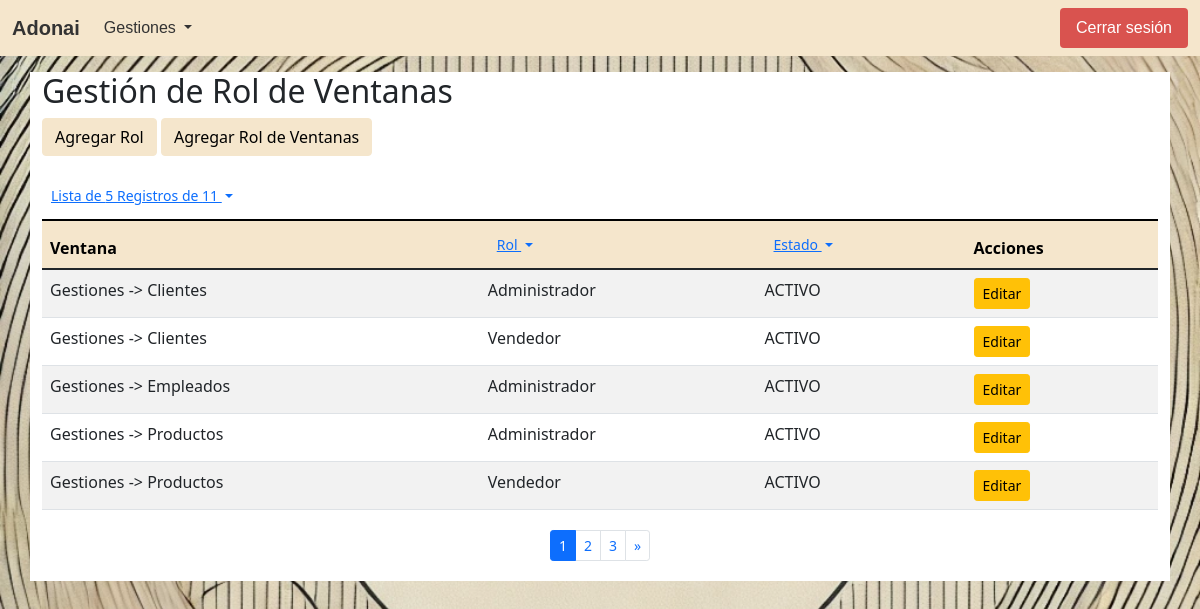
Screenshot of /gestion_RolVentanas.php (signed in) with the database file from the repository.
### tables this page shows
CREATE TABLE IF NOT EXISTS `rol_ventanas` (
  `id_ventana` varchar(150) NOT NULL,
  `id_rol` int(11) NOT NULL,
  `estado` enum('ACTIVO','INACTIVO') DEFAULT 'ACTIVO',
  `fch_estado` datetime DEFAULT NULL,
  `creado_en` datetime DEFAULT NULL,
  `actualizado_en` datetime DEFAULT NULL,
  PRIMARY KEY (`id_ventana`,`id_rol`),
  KEY `rol_ventana_fk_idx` (`id_rol`)
);

CREATE TABLE IF NOT EXISTS `ventanas` (
  `id_ventana` varchar(250) NOT NULL,
  `descripcion` varchar(500) NOT NULL,
  `grupo` varchar(45) NOT NULL DEFAULT 'Gestiones',
  `estado` enum('ACTIVO','INACTIVO') DEFAULT 'ACTIVO',
  `fch_estado` datetime DEFAULT NULL,
  `creado_en` datetime DEFAULT NULL,
  `actualizado_en` datetime DEFAULT NULL,
  PRIMARY KEY (`id_ventana`),
  KEY `grupo_ventana_idx` (`grupo`)
);

CREATE TABLE IF NOT EXISTS `roles` (
  `id_rol` int(11) NOT NULL,
  `nombre` varchar(100) NOT NULL,
  `descripcion` text,
  `estado` enum('ACTIVO','INACTIVO') DEFAULT 'ACTIVO',
  `fch_estado` datetime DEFAULT NULL,
  `creado_en` datetime DEFAULT NULL,
  `actualizado_en` datetime DEFAULT NULL,
  PRIMARY KEY (`id_rol`)
);

### procesos/Ventanas.php (called while the page is built, shortened)
<?php
class Ventanas
{
    private $dbConnect = null;
    public function __construct()
    {
        $Conexion = new Conexion();
        $this->dbConnect = $Conexion->conectar();
    }
    public function getGruposVentanasPorRol($id_rol)
    {
        $conn = $this->dbConnect;
        $sql = "SELECT distinct vent.grupo FROM ventanas vent, rol_ventanas rove where rove.id_ventana=vent.id_ventana and vent.estado='ACTIVO' and rove.estado='ACTIVO' and rove.id_rol = ?";
        $stmt = $conn->prepare($sql);
        $stmt->bind_param("i", $id_rol);
        $result = $stmt->execute();
        $result = $stmt->get_result();
        return $result;
    }
    public function getVentana($id_ventana)
    {
        $conn = $this->dbConnect;
        $sql = "SELECT * FROM ventanas where id_ventana = ?";
        $stmt = $conn->prepare($sql);
        $stmt->bind_param("s", $id_ventana);
        $result = $stmt->execute();
        $result = $stmt->get_result();
        return $result;
    }
}

### procesos/RolVentanas.php (called while the page is built, shortened)
<?php
class RolVentanas
{
    private $dbConnect = null;
    public function __construct()
    {
        $Conexion = new Conexion();
        $this->dbConnect = $Conexion->conectar();
    }
    public function getTotalItemsRol_ventanas($estado = 'TODO', $id_ventana = 'TODO', $id_rol = -1)
    {
        $total_registros  = 1;
        $conn = $this->dbConnect;
        $sql = "SELECT COUNT(*) total_registros FROM rol_ventanas where 1 = 1";
        $stmt = $conn->prepare($sql);
        $result = $stmt->execute();
        $result = $stmt->get_result();
        if ($result->num_rows > 0) {
            $row = $result->fetch_assoc();
            $total_registros = $row['total_registros'];
        }
        return $total_registros;
    }
    public function getRolVentanas($estado = 'TODO', $page = 1, $num_results_on_page = 5, $id_rol = -1, $id_ventana = 'TODO')
    {
        $calc_page = ($page - 1) * $num_results_on_page;
        $conn = $this->dbConnect;
        $sql = "SELECT * FROM rol_ventanas where 1 = 1";
        $sql = "$sql ORDER BY id_ventana, id_rol LIMIT ?,?";
        $stmt = $conn->prepare($sql);
        $result = $stmt->bind_param("ii", $calc_page, $num_results_on_page);
        $result = $stmt->execute();
        $result = $stmt->get_result();
        return $result;
    }
}

### procesos/Roles.php (called while the page is built, shortened)
<?php
class Roles
{
    private $dbConnect = null;
    public function __construct()
    {
        $Conexion = new Conexion();
        $this->dbConnect = $Conexion->conectar();
    }
    public function getTotalItemsRoles($estado = 'TODO')
    {
        $total_registros  = 1;
        $conn = $this->dbConnect;
        $sql = "SELECT COUNT(*) total_registros FROM roles";
        if ($estado == 'TODO') {
            $sql = "$sql where estado in ('ACTIVO', 'INACTIVO', ?)";
        } else {
            $sql = "$sql where estado = ?";
        }
        $stmt = $conn->prepare($sql);
        $result = $stmt->bind_param("s", $estado);
        $result = $stmt->execute();
        $result = $stmt->get_result();
        if ($result->num_rows > 0) {
            $row = $result->fetch_assoc();
            $total_registros = $row['total_registros'];
        }
        return $total_registros;
    }
    public function getRoles($estado = 'TODO', $page = 1, $num_results_on_page = 5)
    {
        $calc_page = ($page - 1) * $num_results_on_page;
        $conn = $this->dbConnect;
        $sql = "SELECT * FROM roles";
        if ($estado == 'TODO') {
            $sql = "$sql where estado in ('ACTIVO', 'INACTIVO', ?) ORDER BY id_rol LIMIT ?,?";
        } else {
            $sql = "$sql where estado = ? ORDER BY id_rol LIMIT ?,?";
        }
        $stmt = $conn->prepare($sql);
        $result = $stmt->bind_param("sii", $estado, $calc_page, $num_results_on_page);
        $result = $stmt->execute();
        $result = $stmt->get_result();
        return $result;
    }
    public function getRol($id_rol)
    {
        $conn = $this->dbConnect;
        $sql = "SELECT * FROM roles where id_rol = ?";
        $stmt = $conn->prepare($sql);
        $stmt->bind_param("i", $id_rol);
        $result = $stmt->execute();
        $result = $stmt->get_result();
        return $result;
    }
}

### gestion_RolVentanas.php (the view, shortened to what this page needs)
<?php
include_once 'procesos/RolVentanas.php';
$rolventanas = new RolVentanas();
include_once("procesos/Roles.php");
$Roles = new Roles();
include_once("procesos/Ventanas.php");
if ($_SERVER['REQUEST_METHOD'] == 'GET') {
    $num_results_on_page = isset($_GET['nrop']) && is_numeric($_GET['nrop']) ? $_GET['nrop'] : 5;
    $page = isset($_GET['pn']) && is_numeric($_GET['pn']) ? $_GET['pn'] : 1;
    $estado = isset($_GET['e']) && is_string($_GET['e']) ? $_GET['e'] : 'TODO';
    $irol = isset($_GET['irol']) && is_string($_GET['irol']) ? $_GET['irol'] : "-1";
    $id_ventana = isset($_GET['id_ventana']) && is_string($_GET['id_ventana']) ? $_GET['id_ventana'] : 'TODO';
    $result = $rolventanas->getRolVentanas($estado, $page, $num_results_on_page, $irol, $id_ventana);
    $total_pages = $rolventanas->getTotalItemsRol_ventanas($estado, $id_ventana, $irol);
} else if ($_SERVER['REQUEST_METHOD'] == 'POST') {
    if (isset($_POST["_method"]) && $_POST["_method"] == "UPD") {
        $resultado = $rolventanas->updateRolVentana($_POST);
        header("Location: gestion_RolVentanas.php");
    } else
    if (isset($_POST["_method"]) && $_POST["_method"] == "ADD") {
        $resultado = $rolventanas->insertRolVentana($_POST);
        header("Location: gestion_RolVentanas.php");
    } else
    if (isset($_POST["_method"]) && $_POST["_method"] == "ADD_ROL") {
        $resultado = $Roles->insertRol($_POST);
        header("Location: gestion_RolVentanas.php");
    }
};
?>
<!DOCTYPE html>
<html lang="es">
<head>
    <link href="https://cdn.jsdelivr.net/npm/bootstrap@5.1.3/dist/css/bootstrap.min.css" rel="stylesheet">
</head>
<body class="container-index">
    <?php
    include_once("navbar.php")
    ?>
    <div class="container bg-white mt-3">
        <h2>Gestión de Rol de Ventanas</h2>
        <a href="#" class="btn btn-principal mb-3" data-bs-toggle="modal" data-bs-target="#addRolModal">Agregar Rol</a>
        <a href="#" class="btn btn-principal mb-3" data-bs-toggle="modal" data-bs-target="#addRolVentanaModal">Agregar Rol de Ventanas</a>
        <table class="table table-striped table-responsive caption-top">
            <caption>
                <div class="btn-group">
                    <button class="btn btn-link btn-sm dropdown-toggle" type="button" id="EstadoDropdown" data-bs-toggle="dropdown" data-bs-auto-close="true" aria-expanded="false">
                        Lista de <?php echo $num_results_on_page ?> Registros de <?php echo $total_pages ?>
                    </button>
                </div>
            </caption>
            <thead class="table-principal">
                <tr>
                    <th>Ventana</th>
                    <th>
                        <div class="btn-group">
                            <button class="btn btn-link btn-sm dropdown-toggle" type="button" id="RolDropdown" data-bs-toggle="dropdown" data-bs-auto-close="true" aria-expanded="false">
                                Rol
                            </button>
                                <?php
                                $roles_total_pages = $Roles->getTotalItemsRoles('ACTIVO');
                                $roles_result = $Roles->getRoles('ACTIVO', 1, $roles_total_pages);
                                ?>
                        </div>
                    </th>
                    <th>
                        <div class="btn-group">
                            <button class="btn btn-link btn-sm dropdown-toggle" type="button" id="EstadoDropdown" data-bs-toggle="dropdown" data-bs-auto-close="true" aria-expanded="false">
                                Estado
                            </button>
                        </div>
                    </th>
                    <th>Acciones</th>
                </tr>
            </thead>
            <tbody>
                <?php while ($rolventana = $result->fetch_assoc()): ?>
                    <tr>
                        <td>
                            <?php
                            $ventanas = $Ventanas->getVentana($rolventana['id_ventana']);
                            if ($ventanas->num_rows > 0) {
                                $row_v = $ventanas->fetch_assoc();
                                $descripcion = $row_v['descripcion'];
                                $grupo = $row_v['grupo'];
                                $rolventana['descripcion'] = $descripcion;
                                $rolventana['grupo'] = $grupo;
                                echo "$grupo -> $descripcion";
                            }
                            ?>
                        </td>
                        <td>
                            <?php
                            $roles = $Roles->getRol($rolventana['id_rol']);
                            if ($roles->num_rows > 0) {
                                $rol = $roles->fetch_assoc();
                                echo $rol['nombre'];
                            }
                            ?>
                        </td>
                        <td><?php echo $rolventana['estado']; ?></td>
                        <td>
                            <a href="#" class="btn btn-warning btn-sm" data-bs-toggle="modal" data-bs-target="#updRolVentanaModal" onclick="loadData(<?php echo htmlspecialchars(json_encode($rolventana)); ?>)">Editar</a>
                        </td>
                    </tr>
                <?php endwhile; ?>
            </tbody>
        </table>
        <?php if (ceil($total_pages / $num_results_on_page) > 0): ?>
            <nav aria-label="Navegación de la página" class="py-1">
                <ul class="pagination pagination-sm justify-content-center">
                    <li class="page-item active">
                        <span class="page-link"><?php echo $page ?></span>
                    </li>
                    <?php if ($page + 1 < ceil($total_pages / $num_results_on_page) + 1): ?>
                        <li class="page-item">
                            <a class="page-link" href="gestion_rolventanas.php?<?php if ($estado != "TODO"): echo "e=$estado&";
                                                                                endif; ?>pn=<?php echo $page + 1 ?>&nrop=<?php echo $num_results_on_page ?>&irol=<?php echo $irol; ?>"><?php echo $page + 1 ?></a>
                        </li>
                    <?php endif; ?>
                    <?php if ($page + 2 < ceil($total_pages / $num_results_on_page) + 1): ?>
                        <li class="page-item">
                            <a class="page-link" href="gestion_rolventanas.php?<?php if ($estado != "TODO"): echo "e=$estado&";
                                                                                endif; ?>pn=<?php echo $page + 2 ?>&nrop=<?php echo $num_results_on_page ?>&irol=<?php echo $irol; ?>"><?php echo $page + 2 ?></a>
                        </li>
                    <?php endif; ?>
                    <?php if ($page < ceil($total_pages / $num_results_on_page)): ?>
                        <li class="page-item">
                            <a class="page-link" href="gestion_rolventanas.php?<?php if ($estado != "TODO"): echo "e=$estado&";
                                                                                endif; ?>pn=<?php echo $page + 1 ?>&nrop=<?php echo $num_results_on_page ?>&irol=<?php echo $irol; ?>"><span aria-hidden="true">&raquo;</span></a>
                        </li>
                    <?php endif; ?>
                </ul>
            </nav>
        <?php endif; ?>
    </div>
</body>
</html>

### navbar.php (shortened to what this page needs)
<?php
$id_rol = $_SESSION['usuario']['rol'];
include_once 'procesos/Ventanas.php';
$Ventanas = new Ventanas();
?>
<link href="./assets/css/style-principal.css" rel="stylesheet">
<nav class="navbar navbar-expand-lg navbar-light navbar-adonai-store bg-principal">
    <div class="container-fluid">
        <a class="navbar-brand" href="index.php" style="color: #333333; font-weight: bold;">Adonai</a>
        <div class="collapse navbar-collapse" id="navbarNav">
            <ul class="navbar-nav">
                <?php
                $GruposVentanas = $Ventanas->getGruposVentanasPorRol($id_rol);
                while ($grupoVentana = $GruposVentanas->fetch_assoc()) {
                ?>
                    <li class="nav-item dropdown">
                        <a class="nav-link dropdown-toggle" href="#" id="navbarDropdown<?php echo $grupoVentana['grupo']; ?>" role="button" data-bs-toggle="dropdown" aria-expanded="false" style="color: #333333;">
                            <?php echo $grupoVentana['grupo']; ?>
                        </a>
                    </li>
                <?php } ?>
            </ul>
        </div>
        <a class="nav-item nav-link btn btn-outline-danger" style="color: #FFFFFF; background-color: #D9534F; border: none;" tabindex="-1" href="logout.php">Cerrar sesión</a>
    </div>
</nav>

### assets/css/style-principal.css (style rules this page uses)
.table-principal { --bs-table-bg: #f5e6cc; --bs-table-striped-bg: #e9dbc2; --bs-table-striped-color: #000; --bs-table-active-bg: #ddcfb8; --bs-table-active-color: #000; --bs-table-hover-bg: #e3d5bd; --bs-table-hover-color: #000; color: #000; border-color: #ddcfb8; }
.bg-principal { background-color: #f5e6cc !important; }
.btn-principal { color: #000000; background-color: #f5e6cc; border-color: #f5e6cc; }

### gestion_RolVentanas.php (style rules this page uses)
.container-index { background: url(./assets/img/bsb-logo.webp) no-repeat center center fixed; -webkit-background-size: cover; -moz-background-size: cover; -o-background-size: cover; background-size: cover; height: 100vh; }

### navbar.php (style rules this page uses)
.navbar-adonai-store { font-family: sans-serif; }

### rows the page displays
rol_ventanas: id_ventana.grupo "Gestiones", id_ventana.descripcion "Clientes", id_rol.nombre "Administrador", estado "ACTIVO"
rol_ventanas: id_ventana.grupo "Gestiones", id_ventana.descripcion "Clientes", id_rol.nombre "Vendedor", estado "ACTIVO"
rol_ventanas: id_ventana.grupo "Gestiones", id_ventana.descripcion "Empleados", id_rol.nombre "Administrador", estado "ACTIVO"
rol_ventanas: id_ventana.grupo "Gestiones", id_ventana.descripcion "Productos", id_rol.nombre "Administrador", estado "ACTIVO"
rol_ventanas: id_ventana.grupo "Gestiones", id_ventana.descripcion "Productos", id_rol.nombre "Vendedor", estado "ACTIVO"

### other values shown
$grupoVentana['grupo'] "Gestiones"
$num_results_on_page "5"
$total_pages "11"
$page "1"
$page + 1 "2"
$page + 2 "3"
